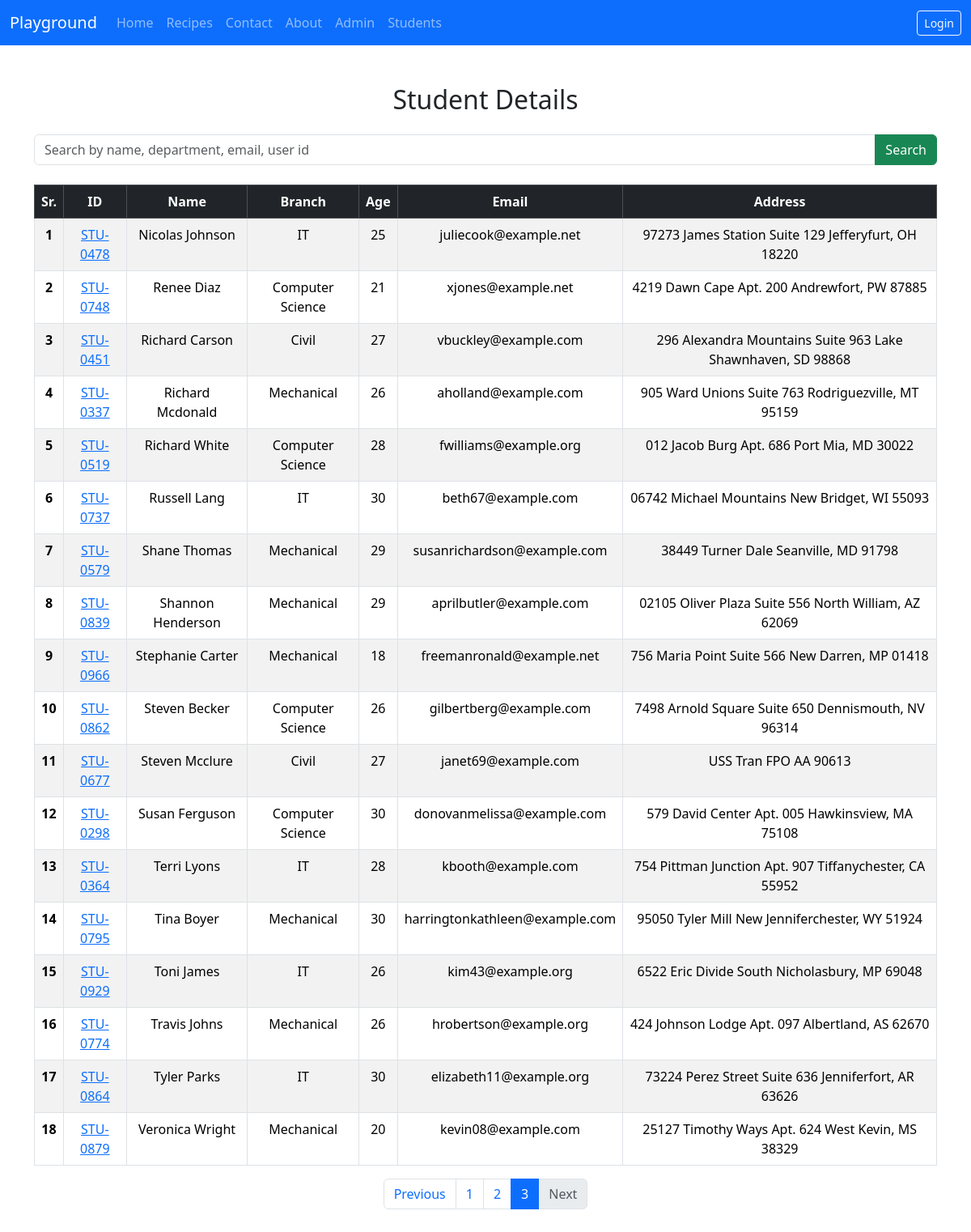
Screenshot of /students/?page=3 with the database file from the repository.
### vege/models.py (models this page shows, shortened)
class Student(models.Model):
    department = models.ForeignKey(Department, related_name="depart", on_delete=models.CASCADE)
    student_id = models.OneToOneField(StudentID, related_name="studentid", on_delete=models.CASCADE)
    student_name = models.CharField(max_length=100)
    student_email = models.EmailField(unique=True)
    student_age = models.IntegerField(default=18)
    student_address = models.TextField()
    is_deleted = models.BooleanField(default= False)
    objects = StudentManager()
    admin_objects = models.Manager()
    class Meta:
        ordering = ['student_name']
        verbose_name = "student"

class StudentID(models.Model):
    student_id = models.CharField(max_length=100, unique=True)
    def __str__(self) -> str:
        return self.student_id

class Department(models.Model):
    department = models.CharField(max_length=100)
    def __str__(self) -> str:
        return self.department
    class Meta:
        ordering = ['department']

### vege/views.py (the view)
# urls.py: path('students/', get_students, name = 'get_students'),
def get_students(request):
    queryset = Student.objects.all()
    if request.GET.get('search'):
        search = request.GET.get('search')
        queryset = queryset.filter(                                         #applying 'or' condition using Q
            Q(student_name__icontains = search) |
            Q(department__department__icontains = search) |
            Q(student_id__student_id__icontains = search) |
            Q(student_email__icontains = search)
        )
        paginator = Paginator(queryset,len(queryset))
    else:
        paginator = Paginator(queryset,25)
    page_number = request.GET.get("page")
    page_obj = paginator.get_page(page_number)
    return render(request, 'report/students.html', {'page_obj' : page_obj})

### vege/models.py (called while the page is built)
    def get_queryset(self):
        return super().get_queryset().filter(is_deleted = False)

### vege/templates/report/students.html (shortened to what this page needs)
{% extends "base.html" %}
{% block start %}
<div class="container my-5">
  <h2 class="mb-4 text-center">Student Details</h2>
  <form method="get" class="mb-4">
    <div class="input-group">
      <input type="text" name="search" class="form-control" placeholder="Search by name, department, email, user id" value="{{ query|default:'' }}">
      <button class="btn btn-success" type="submit">Search</button>
    </div>
  </form>
  <div class="table-responsive">
    <table class="table table-striped table-bordered table-hover text-center">
      <thead class="table-dark">
        <tr>
          <th>Sr.</th>
          <th>ID</th>
          <th>Name</th>
          <th>Branch</th>
          <th>Age</th>
          <th>Email</th>
          <th>Address</th>
        </tr>
      </thead>
      <tbody>
        {% for student in page_obj %}
        <tr>
          <th>{{ forloop.counter }}</th>
          <td>
            <a href= "{% url 'see_marks' student.student_id %}">
            {{ student.student_id }}</a>
          </td>
          <td>{{ student.student_name }}</td>
          <td>{{ student.department }}</td>
          <td>{{ student.student_age }}</td>
          <td>{{ student.student_email }}</td>
          <td>{{ student.student_address }}</td>
        </tr>
        {% empty %}
        <tr>
          <td colspan="6">No students available.</td>
        </tr>
        {% endfor %}
      </tbody>
    </table>
  </div>
  <nav aria-label="Page navigation">
    <ul class="pagination justify-content-center">
      {% if page_obj.has_previous %}
      <li class="page-item">
        <a class="page-link" href="?page={{ page_obj.previous_page_number }}">Previous</a>
      </li>
      {% else %}
      <li class="page-item disabled">
        <span class="page-link">Previous</span>
      </li>
      {% endif %}
      {% for num in page_obj.paginator.page_range %}
      <li class="page-item {% if page_obj.number == num %}active{% endif %}">
        <a class="page-link" href="?page={{ num }}">{{ num }}</a>
      </li>
      {% endfor %}
      {% if page_obj.has_next %}
      <li class="page-item">
        <a class="page-link" href="?page={{ page_obj.next_page_number }}">Next</a>
      </li>
      {% else %}
      <li class="page-item disabled">
        <span class="page-link">Next</span>
      </li>
      {% endif %}
    </ul>
  </nav>
</div>
{% endblock %}

### rows the page displays
Student: student_id "STU-0478", student_name "Nicolas Johnson", department "IT", student_age "25", student_email "juliecook@example.net", student_address "97273 James Station Suite 129 Jefferyfurt, OH 18220"
Student: student_id "STU-0748", student_name "Renee Diaz", department "Computer Science", student_age "21", student_email "xjones@example.net", student_address "4219 Dawn Cape Apt. 200 Andrewfort, PW 87885"
Student: student_id "STU-0451", student_name "Richard Carson", department "Civil", student_age "27", student_email "vbuckley@example.com", student_address "296 Alexandra Mountains Suite 963 Lake Shawnhaven, SD 98868"
Student: student_id "STU-0337", student_name "Richard Mcdonald", department "Mechanical", student_age "26", student_email "aholland@example.com", student_address "905 Ward Unions Suite 763 Rodriguezville, MT 95159"
Student: student_id "STU-0519", student_name "Richard White", department "Computer Science", student_age "28", student_email "fwilliams@example.org", student_address "012 Jacob Burg Apt. 686 Port Mia, MD 30022"
Student: student_id "STU-0737", student_name "Russell Lang", department "IT", student_age "30", student_email "beth67@example.com", student_address "06742 Michael Mountains New Bridget, WI 55093"
Student: student_id "STU-0579", student_name "Shane Thomas", department "Mechanical", student_age "29", student_email "susanrichardson@example.com", student_address "38449 Turner Dale Seanville, MD 91798"
Student: student_id "STU-0839", student_name "Shannon Henderson", department "Mechanical", student_age "29", student_email "aprilbutler@example.com", student_address "02105 Oliver Plaza Suite 556 North William, AZ 62069"
Student: student_id "STU-0966", student_name "Stephanie Carter", department "Mechanical", student_age "18", student_email "freemanronald@example.net", student_address "756 Maria Point Suite 566 New Darren, MP 01418"
Student: student_id "STU-0862", student_name "Steven Becker", department "Computer Science", student_age "26", student_email "gilbertberg@example.com", student_address "7498 Arnold Square Suite 650 Dennismouth, NV 96314"
Student: student_id "STU-0677", student_name "Steven Mcclure", department "Civil", student_age "27", student_email "janet69@example.com", student_address "USS Tran FPO AA 90613"
Student: student_id "STU-0298", student_name "Susan Ferguson", department "Computer Science", student_age "30", student_email "donovanmelissa@example.com", student_address "579 David Center Apt. 005 Hawkinsview, MA 75108"
Student: student_id "STU-0364", student_name "Terri Lyons", department "IT", student_age "28", student_email "kbooth@example.com", student_address "754 Pittman Junction Apt. 907 Tiffanychester, CA 55952"
Student: student_id "STU-0795", student_name "Tina Boyer", department "Mechanical", student_age "30", student_email "harringtonkathleen@example.com", student_address "95050 Tyler Mill New Jenniferchester, WY 51924"
Student: student_id "STU-0929", student_name "Toni James", department "IT", student_age "26", student_email "kim43@example.org", student_address "6522 Eric Divide South Nicholasbury, MP 69048"
Student: student_id "STU-0774", student_name "Travis Johns", department "Mechanical", student_age "26", student_email "hrobertson@example.org", student_address "424 Johnson Lodge Apt. 097 Albertland, AS 62670"
Student: student_id "STU-0864", student_name "Tyler Parks", department "IT", student_age "30", student_email "elizabeth11@example.org", student_address "73224 Perez Street Suite 636 Jenniferfort, AR 63626"
Student: student_id "STU-0879", student_name "Veronica Wright", department "Mechanical", student_age "20", student_email "kevin08@example.com", student_address "25127 Timothy Ways Apt. 624 West Kevin, MS 38329"

### other values shown
{{ num }} "1" "2" "3"
